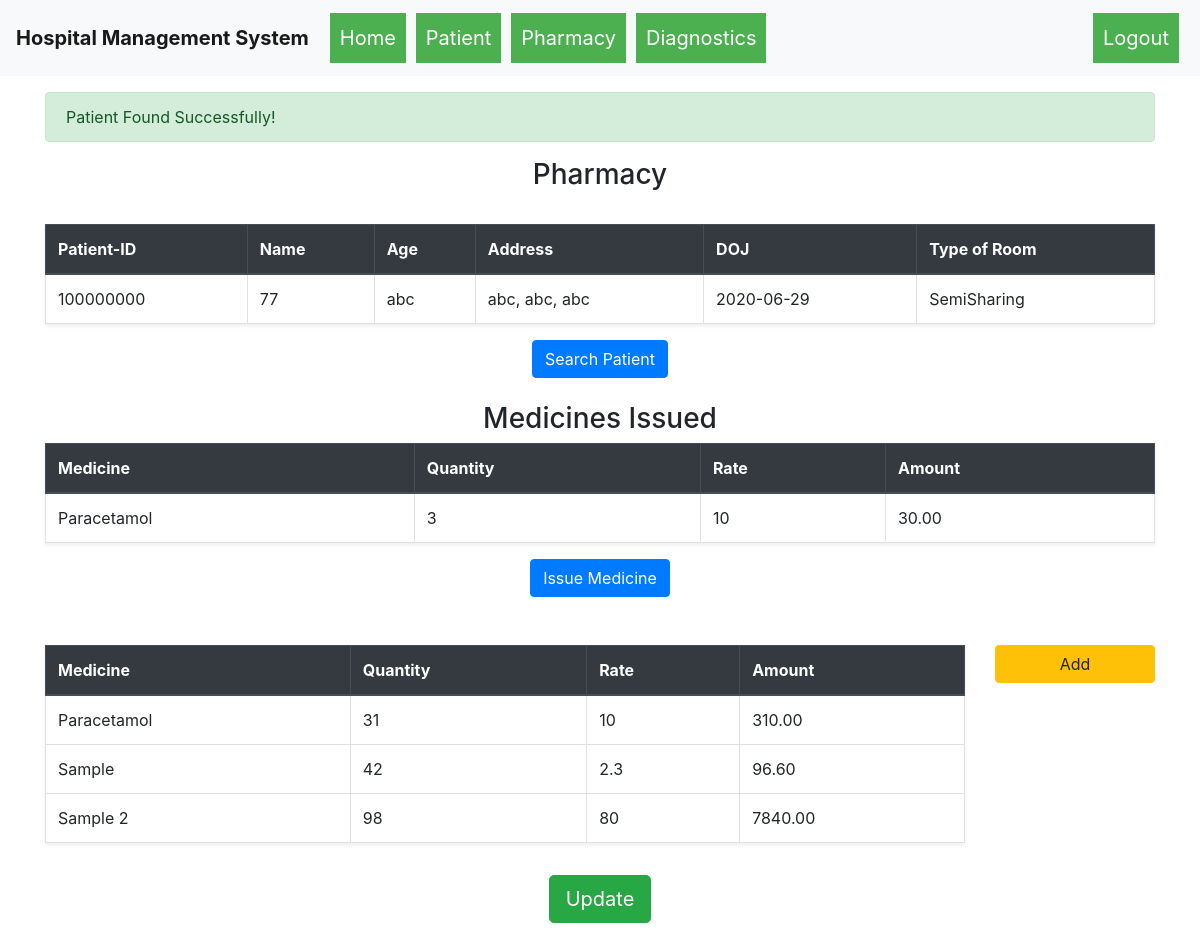
Screenshot of /issue_medicines?pid=100000000 (signed in) with the database file from the repository.
### hospital_management_system/models.py (models this page shows)
class Patient(db.Model):
    __table_args__ = {'sqlite_autoincrement': True}
    id = db.Column(db.Integer, primary_key=True)
    ssid = db.Column(db.String(250), unique=True, nullable=False)
    name = db.Column(db.String(80), nullable=False)
    age = db.Column(db.Integer, nullable=False)
    date_of_admission = db.Column(db.Date, nullable=False)
    type_of_bed = db.Column(db.String(80), nullable=False)
    address = db.Column(db.String(250), nullable=False)
    city = db.Column(db.String(250), nullable=False)
    state = db.Column(db.String(250), nullable=False)
    status = db.Column(db.String(100), nullable=False)

class Medicines(db.Model):
    __table_args__ = {'sqlite_autoincrement': True}
    id = db.Column(db.Integer, primary_key=True)
    name = db.Column(db.String(80), nullable=False)
    quantity_available = db.Column(db.Integer, nullable=False)
    rate = db.Column(db.Integer, nullable=False)

class MedicinesIssued(db.Model):
    __table_args__ = {'sqlite_autoincrement': True}
    id = db.Column(db.Integer, primary_key=True)
    med_id = db.Column(db.Integer, nullable=False)
    p_id = db.Column(db.Integer, nullable=False)
    quantity = db.Column(db.Integer, nullable=False)

### hospital_management_system/routes.py (the view, shortened to what this page needs)
@app.route("/issue_medicines", methods=["GET","POST"])
def issue_medicines():
    data = {}
    if not session.get("username"):
        return redirect("/login")
    meds = Medicines.query.all()
    med_is = ""
    if "pid" in request.args.keys():
        p_id = request.args.get("pid")
        patient = Patient.query.filter_by(id=p_id).first()
        if patient:
            med_is = MedicinesIssued.query.filter_by(p_id=p_id)
            flash("Patient Found Successfully!")
            data["found"] = True
        else:
            patient = ["id", "name", "age", "address", "doj", "type of room"]
            flash("Patient With this Id not found!!")
    else:
        patient = ["id", "name", "age", "address", "doj", "type of room"]
    return render_template("issueMedicines.html", meds=meds, patient=patient, med_is=med_is, data=data)

### hospital_management_system/templates/issueMedicines.html (shortened to what this page needs)
{% extends 'base.html' %}
{% block body %}
    <div class="container">
        <div class="row">
            <div class="col-md-12">
                {% with messages = get_flashed_messages() %}
                {% if messages %}
                  {% for message in messages %}
                    {% if message == "Patient With this Id not found!!" %}
                        <div class="alert alert-danger mt-3">{{message}}</div>
                    {% else %}
                        <div class="alert alert-success mt-3">{{message}}</div>
                    {% endif %}
                {% endfor %}
                {% endif %}
              {% endwith %}
                    <h3 class="text-center mt-3"> Pharmacy </h3>
                    <br>
                    <table class="table table-bordered shadow-sm">
                        <thead class="thead-dark">
                            <tr>
                                <th>Patient-ID</th>
                                <th>Name</th>
                                <th>Age</th>
                                <th>Address</th>
                                <th>DOJ</th>
                                <th>Type of Room</th>
                            </tr>
                        </thead>
                        <tbody>
                                <tr>
                                    {% if patient.0 == 'id' %}
                                        <td class="text-muted">{{patient.0}}</td>
                                        <td class="text-muted">{{patient.1}}</td>
                                        <td class="text-muted">{{patient.2}}</td>
                                        <td class="text-muted">{{patient.3}}</td>
                                        <td class="text-muted">{{patient.4}}</td>
                                        <td class="text-muted">{{patient.5}}</td>
                                    {% else %}
                                        <td id="patient_id">{{patient.id}}</td>
                                        <td>{{patient.age}}</td>
                                        <td>{{patient.name}}</td>
                                        <td>{{patient.address}}, {{patient.city}}, {{patient.state}}</td>
                                        <td>{{patient.date_of_admission}}</td>
                                        <td>{{patient.type_of_bed}}</td>
                                    {% endif %}
                                </tr>
                        </tbody>
                        </table>
                        <div class="text-center">
                    <button type="button" class="btn btn-primary" data-toggle="modal" data-target="#patient">
                        Search Patient
                    </button>
                </div>
                    <h3 class="text-center">Medicines Issued</h3>
                    <table class="table table-bordered shadow-sm">
                        <thead class="thead-dark">
                            <tr>
                                <th>Medicine</th>
                                <th>Quantity</th>
                                <th>Rate</th>
                                <th>Amount</th>
                            </tr>
                        </thead>
                        <tbody>
                            {% for i in med_is %}
                                <tr>
                                    {% for j in meds %}
                                        {% if i.med_id == j.id %}
                                            <td>{{j.name}}</td>
                                            <td>{{i.quantity}}</td>
                                            <td>{{j.rate}}</td>
                                            <td>{{ '%0.2f' | format(j.rate * i.quantity|float)}}</td>
                                        {% endif %}
                                    {% endfor %}
                                </tr>
                            {% endfor %}
                        </tbody>
                        </table>
                        <div class="text-center">
                            {% if data["found"] %}
                            <button type="button" class="btn btn-primary" data-toggle="modal" data-target="#issue">
                                Issue Medicine
                            </button>
                            {% else %}
                            <button disabled type="button" class="btn btn-primary" data-toggle="modal" data-target="#issue">
                                Issue Medicine
                            </button>
                            {% endif %}
                        </div>
                        <br>
                        <br>
                <div class="row">
                    <div class="col-md-10">
                        <table class="table table-bordered shadow-sm">
                            <thead class="thead-dark">
                                <tr>
                                    <th>Medicine</th>
                                    <th>Quantity</th>
                                    <th>Rate</th>
                                    <th>Amount</th>
                                </tr>
                            </thead>
                            <tbody>
                                {% for i in meds %}
                                    <tr>
                                        <td>{{i.name|title}}</td>
                                        <td>{{i.quantity_available}}</td>
                                        <td>{{i.rate}}</td>
                                        <td>{{ '%0.2f' | format(i.rate * i.quantity_available|float)}}</td>
                                    </tr>
                                {% endfor %}
                            </tbody>
                        </table>
                    </div>
                    <div class="col-md-2 align-middle">
                    <button type="button" class="btn btn-warning btn-block" data-toggle="modal" data-target="#add">
                        Add
                    </button>
                    </div>
                </div>
                    <div class="text-center my-3">
                        <form action="" method="POST">
                            <button type="submit" class="btn btn-success btn-lg" name="update">Update</button>
                        </form>
                    </div>
            </div>
        </div>
    </div>
{% endblock %}

### rows the page displays
Patient: id "100000000", age "77", name "abc", address "abc", city "abc", state "abc", date_of_admission "2020-06-29", type_of_bed "SemiSharing"
MedicinesIssued: quantity "3"
Medicines: name "Paracetamol", rate "10", j.rate*i.quantity|float "30.00", quantity_available "31", i.rate*i.quantity_available|float "310.00"
Medicines: name "Sample", quantity_available "42", rate "2.3", i.rate*i.quantity_available|float "96.60"
Medicines: name "Sample 2", quantity_available "98", rate "80", i.rate*i.quantity_available|float "7840.00"

### other values shown
{{ message }} "Patient Found Successfully!"
